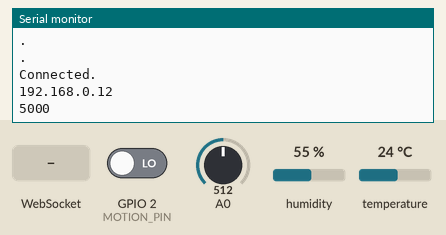
The sketch below on a simulated ESP8266 (NodeMCU). On the bench: the last lines printed to the serial monitor. The inputs (shaded band) are chosen by the test bench; at power-on: GPIO 2 (MOTION_PIN) LOW, A0 = 512, humidity 55 %, temperature 24 °C. WiFi joins after 1.5 s; servers stay silent unless stated.

Above: at 3.7 s.
3.8 s: WebSocket text "5" received
At 4.5 s:
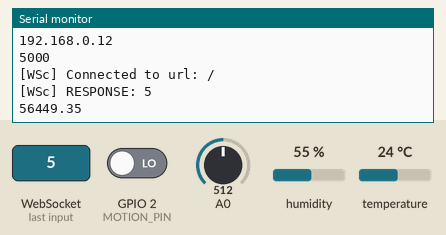
5.3 s: WebSocket text "90" received
At 6.4 s:
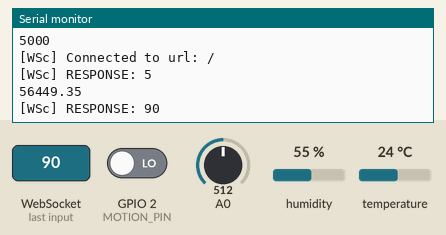
Timing chart, 0 to 8.3 s (numbered marks = the images above; inputs shaded):
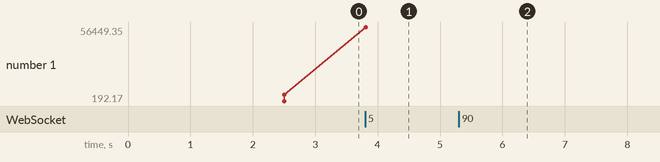

Measured:
- after the input at 3.8 s, the serial monitor: prints a new line at once (image 1)
- after the input at 5.3 s, the serial monitor: prints a new line at once (image 2)
- plotted number 1: 5000 → 56449.35 after the input at 3.8 s

The sketch:

SensorBox.ino
```cpp
/**
 *  Sensor box
 *
 *  Created on: 18.4.2022
 *
 */
//#include "SPIFFS.h"
//#include <Arduino.h>
#include <DHTesp.h>
#define DHT_PIN 14
#define MOTION_PIN 2
DHTesp dht;
// gas sensor
const int RL = 11;  //The value of resistor RL is 5K
const float m = -0.47616; //Enter calculated Slope
const float b = 3.14147; //Enter calculated intercept
const int Ro = 13;//Enter found Ro value
const int MQ_sensor = 0; //Sensor is connected to A0

#include <ESP8266WiFi.h>
#include <ArduinoJson.h>          // https://github.com/bblanchon/ArduinoJson
#include <WebSocketsClient.h>

WebSocketsClient webSocket; // websocket client class instance

String server_ip = "";
String server_port = "";
String server_send = "";
//flag for saving data
bool shouldSaveConfig = false;
bool wifiIsConnected = false;

void webSocketEvent(WStype_t type, uint8_t * payload, size_t length) {
    switch(type) {
        case WStype_DISCONNECTED:
            Serial.printf("[WSc] Disconnected!\n");
            wifiIsConnected = false;
            break;
        case WStype_CONNECTED: {
            Serial.printf("[WSc] Connected to url: %s\n", payload);
            wifiIsConnected = true;
        }
            break;
        case WStype_TEXT:
            Serial.printf("[WSc] RESPONSE: %s\n", payload);
            break;
        case WStype_BIN:
            break;
                case WStype_PING:
                        // pong will be send automatically
                        Serial.printf("[WSc] get ping\n");
                        break;
                case WStype_PONG:
                        // answer to a ping we send
                        Serial.printf("[WSc] get pong\n");
                        break;
    }

}
float smokeRead()
{
  // put your main code here, to run repeatedly:
  float VRL; //Voltage drop across the MQ sensor
  float Rs; //Sensor resistance at gas concentration
  float ratio; //Define variable for ratio

  VRL = analogRead(MQ_sensor)*(5.0/1023.0); //Measure the voltage drop and convert to 0-5V
  Rs = ((5.0*RL)/VRL)-RL; //Use formula to get Rs value
  ratio = Rs/Ro;  // find ratio Rs/Ro

  float ppm = pow(10, ((log10(ratio)-b)/m)); //use formula to calculate ppm
  Serial.println(ppm*0.01);
  return ppm*0.01;
}
void setup() {
  delay(500);
  //WiFi.mode(WIFI_STA); // explicitly set mode, esp defaults to STA+AP
  // it is a good practice to make sure your code sets wifi mode how you want it.
  WiFi.begin("aef782", "235055626");
  // put your setup code here, to run once:
  Serial.begin(115200);
  while (WiFi.status() != WL_CONNECTED) {
    delay(1000);
    Serial.println(".");
  }
  // if you get here you have connected to the WiFi
  Serial.println("Connected.");
  //Serial.println(serverPort_field.getValue());
  server_ip = "192.168.0.12";//String(serverIP_field.getValue());
  server_port = "5000";//String(serverPort_field.getValue());

  Serial.println(server_ip);
  Serial.println(server_port);
  //address, port, and URL path
  webSocket.begin(server_ip, server_port.toInt(), "/update/sensor_box");
  // WebSocket event handler
  webSocket.onEvent(webSocketEvent);
  // if connection failed retry every 5s
  webSocket.setReconnectInterval(5000);
  //pinMode(DHT_PIN, INPUT);
  dht.setup(DHT_PIN, DHTesp::DHT11);
  pinMode(MOTION_PIN, INPUT);
}
bool motion_status = true;
bool temp_status = true;
bool hum_status = true;
bool c02_status = false;
float tempVal = 0;
float humVal = 0;
float c02Val = 0;
int motion = LOW;
int prevMotion = LOW;

bool waitForSmoke = true;
unsigned long time_now = 5000;
void loop() {
  if(millis() > 60000 * 3 && waitForSmoke)
  {
    c02_status = true;
    waitForSmoke = false;
  }
  prevMotion = motion;
  motion = digitalRead(MOTION_PIN);
  if (prevMotion != motion && motion_status && wifiIsConnected)
  {
    DynamicJsonDocument jsonSend(1024);
    jsonSend["name"] = "hab_b";
    jsonSend["motion"]["status"] = "online";
    if(motion == HIGH)
    {
      jsonSend["motion"]["detected"] = "yes";
    }
    else
    {
      jsonSend["motion"]["detected"] = "no";
    }
    jsonSend["DHT"]["temp_status"] = temp_status ? "online" : "offline";
    jsonSend["DHT"]["temp"] = tempVal;
    jsonSend["DHT"]["hum_status"] = hum_status ? "online" : "offline";
    jsonSend["DHT"]["hum"] = humVal;
    // Gas Sensor
    jsonSend["c02"]["status"] = c02_status ? "online" : "offline";
    jsonSend["c02"]["val"] = c02Val;
    server_send =  "";
    serializeJson(jsonSend, server_send);
    webSocket.sendTXT(server_send);
  }
  if (millis() - time_now > 5000 && wifiIsConnected && millis() - time_now > dht.getMinimumSamplingPeriod()){
        DynamicJsonDocument jsonSend(1024);
        jsonSend["name"] = "hab_b";
        // Motion Sensor
        if(motion_status)
        {
          jsonSend["motion"]["status"] = "online";
          if(motion == HIGH)
          {
            jsonSend["motion"]["detected"] = "yes";
          }
          else
          {
            jsonSend["motion"]["detected"] = "no";
          }
        }
        else
        {
          jsonSend["motion"]["status"] = "offline";
          jsonSend["motion"]["detected"] = "no";
        }
        // DHT Sensor
        tempVal = dht.getTemperature();
        humVal = dht.getHumidity();
        if(isnan(tempVal))
        {
          temp_status = false;
          tempVal = 0;
        }
        else
        {
          temp_status = true;
        }

        if(isnan(humVal))
        {
          hum_status = false;
          humVal = 0;
        }
        else
        {
          hum_status = true;
        }
        jsonSend["DHT"]["temp_status"] = temp_status ? "online" : "offline";
        jsonSend["DHT"]["temp"] = tempVal;

        jsonSend["DHT"]["hum_status"] = hum_status ? "online" : "offline";
        jsonSend["DHT"]["hum"] = humVal;
        // Gas Sensor
        c02Val = smokeRead();
        jsonSend["c02"]["status"] = c02_status ? "online" : "offline";
        jsonSend["c02"]["val"] = c02Val;
        server_send = "";
        serializeJson(jsonSend, server_send);
        webSocket.sendTXT(server_send);
        time_now = millis();
  }
  webSocket.loop();
}
```
